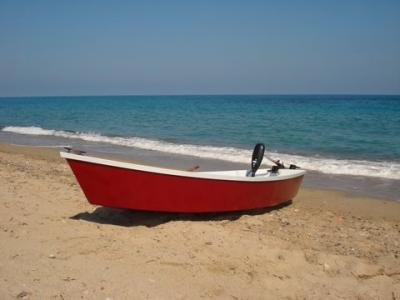
#> input picture im25.jpg, 400 x 300 px
$ jupyter execute --allow-errors gmm_gray_v1.ipynb
#> lines starting #> are read from the running program, lines starting #| are printed output that depends on the picture
[cell 1]
import numpy as np
import matplotlib.pyplot as plt
import random
from celluloid import Camera
import cv2
from IPython.display import HTML

[cell 2]
#Creating a Function.
def Npdf(x , mean , sd):
    prob_density = (1/(np.sqrt (2*np.pi)*sd)) * np.exp(-0.5*((x-mean)/sd)**2)
    return prob_density

[cell 3]
I = cv2.imread('im25.jpg')
#> I is the input picture: shape (300, 400, 3); mean B, G, R 126.2, 127.6, 127.8
I = cv2.cvtColor(I, cv2.COLOR_BGR2GRAY)
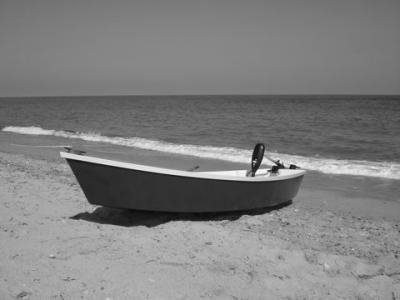
#> I: shape (300, 400); min 11, max 254, mean 127.5
I=I.astype(float)
nf,nc=I.shape
#> nf = 300; nc = 400
N=nf*nc
#> N = 120000
I=I.ravel()
K=5
m=I[random.choices(np.arange(N),k=K)]
#> m = [170, 158, 109, 128, 132]
m=np.linspace(np.min(I),np.max(I),K)
#> m = [11, 71.75, 132.5, 193.2, 254]

std=(np.ones(K,)*3)
phi=(np.ones(K,)/K)
gamma=np.zeros((N,K))
x=np.linspace(0,255,256)

#> (the rest of this cell did not finish here and is left out)

[cell 4]
for k in range(K):
    gamma[:,k]=Npdf(I , m[k] , std[k])
assig=np.argmax(gamma,axis=1)
Iseg=I*1
for k in range(K):
    Iseg[assig==k]=m[k]
Iseg=Iseg.reshape(nf,nc)
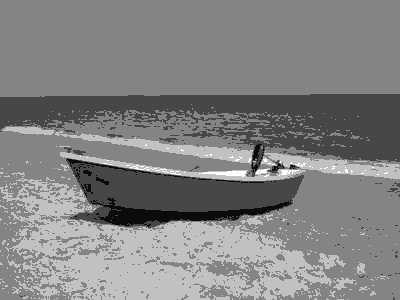
#> Iseg: shape (300, 400) float64; min 11, max 254, mean 130.9
plt.imshow(Iseg, cmap='gray')
#> (this line was passed over: IPython is not available in this run)

$ run again, with im21.jpg copied over im25.jpg
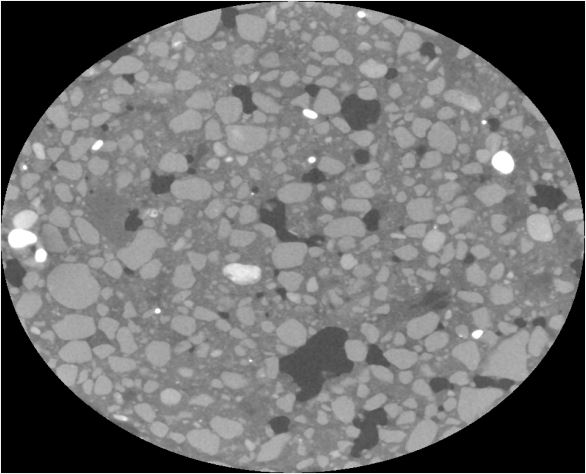
#> input picture im21.jpg, 586 x 474 px
#> I is the input picture: shape (474, 586, 3); min 0, max 255, mean 111.4
#> `m=I[random.choices(np.arange(N),k=K)]`: m = [135, 163, 140, 165, 145]
#> `Iseg=Iseg.reshape(nf,nc)`:
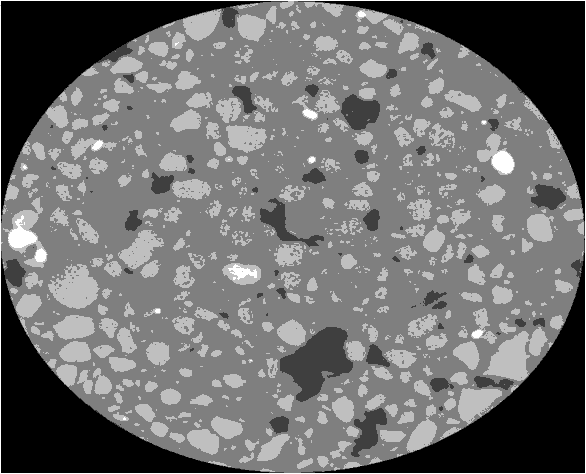
#> Iseg: shape (474, 586) float64; min 0, max 255, mean 111.5

$ run again, with im22.jpg copied over im25.jpg
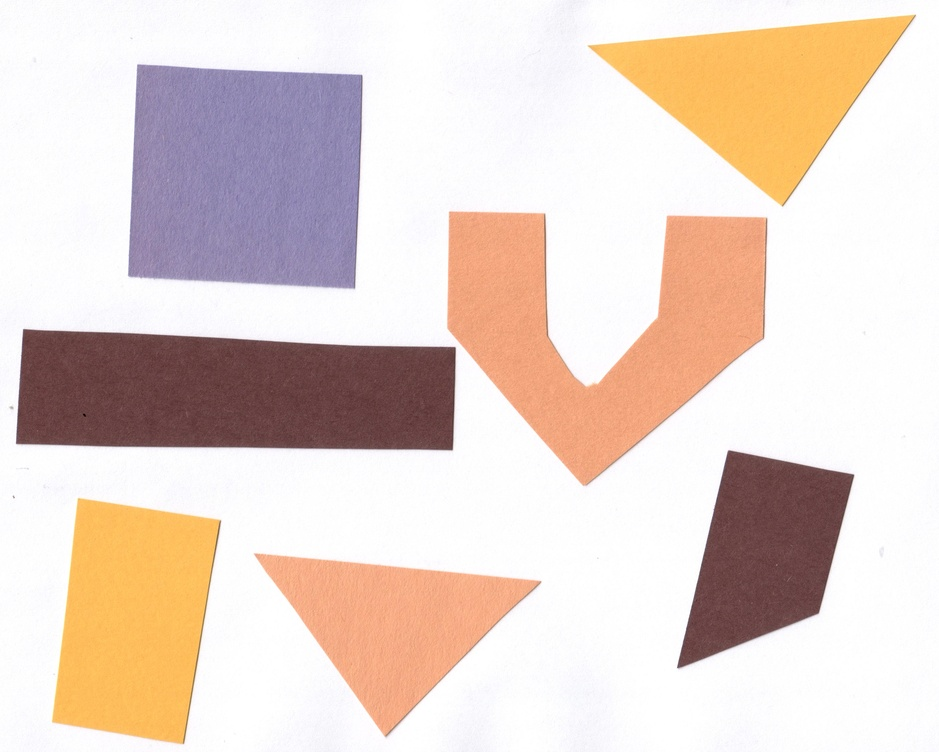
#> input picture im22.jpg, 939 x 752 px, shrunk from 3068 x 2457 before the run
#> I is the input picture: shape (752, 939, 3); mean B, G, R 203.6, 212.3, 229.6
#> `I = cv2.cvtColor(I, cv2.COLOR_BGR2GRAY)`:
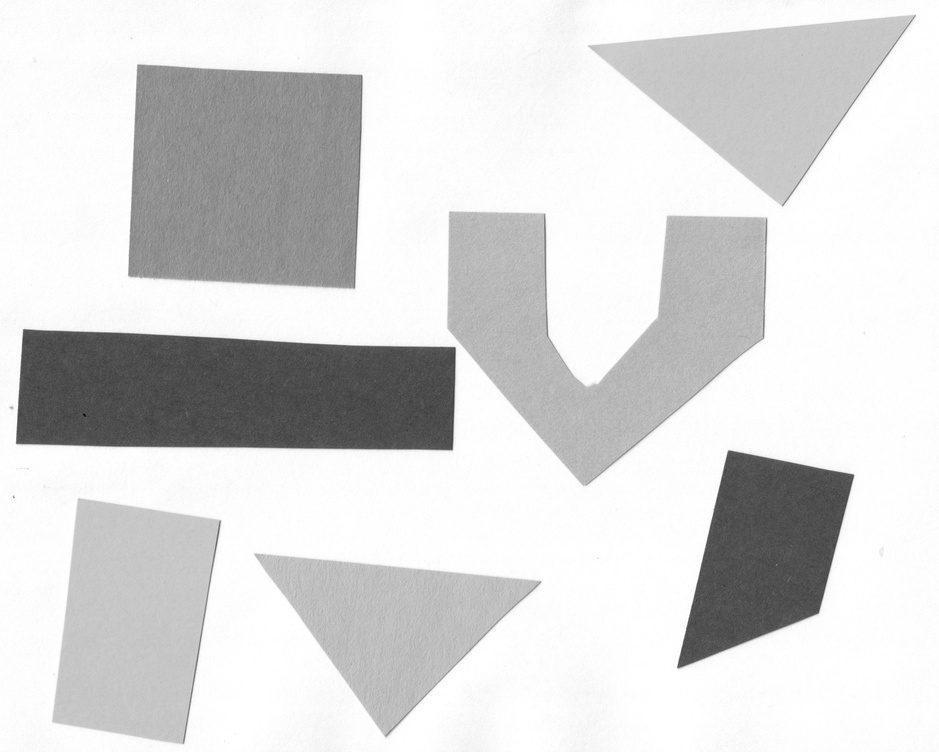
#> I: shape (752, 939); min 7, max 255, mean 216.5
#> `m=I[random.choices(np.arange(N),k=K)]`: m = [254, 251, 253, 253, 77]

$ run again, with im23.jpg copied over im25.jpg
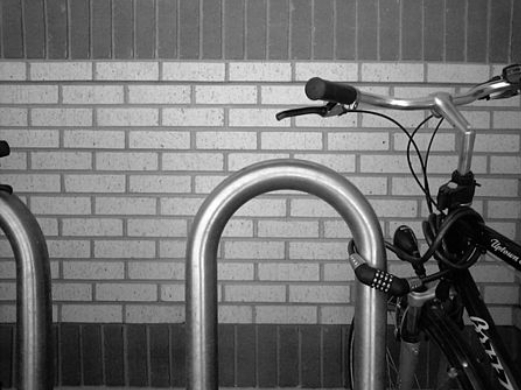
#> input picture im23.jpg, 521 x 390 px
#> I is the input picture: shape (390, 521, 3); min 0, max 255, mean 113.1
#> `m=I[random.choices(np.arange(N),k=K)]`: m = [65, 152, 142, 133, 126]
#> `Iseg=Iseg.reshape(nf,nc)`:
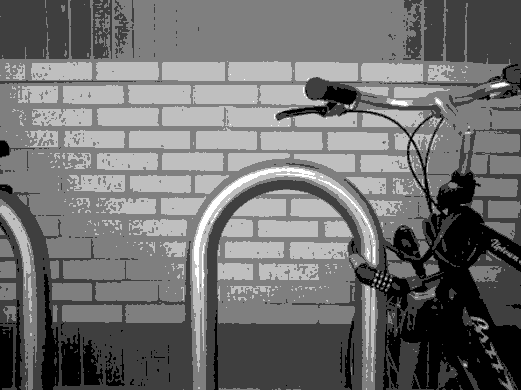
#> Iseg: shape (390, 521) float64; min 0, max 255, mean 112.9
